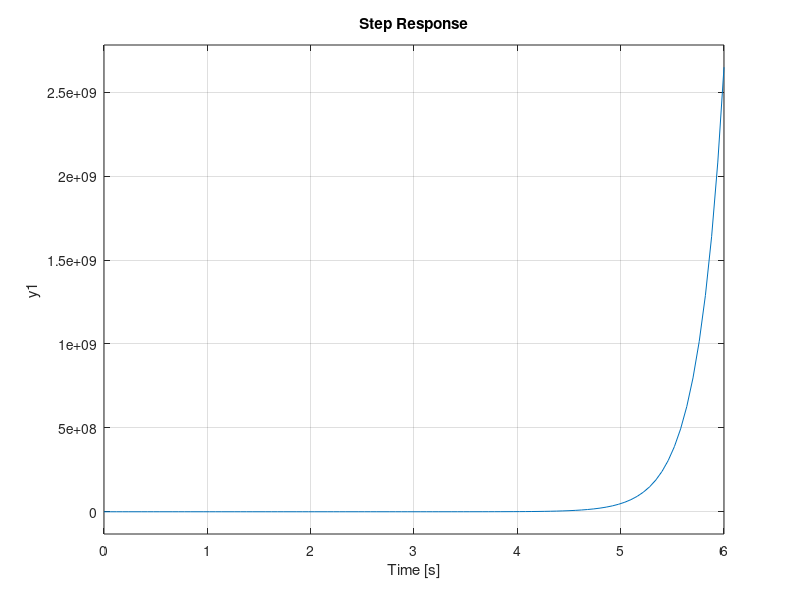
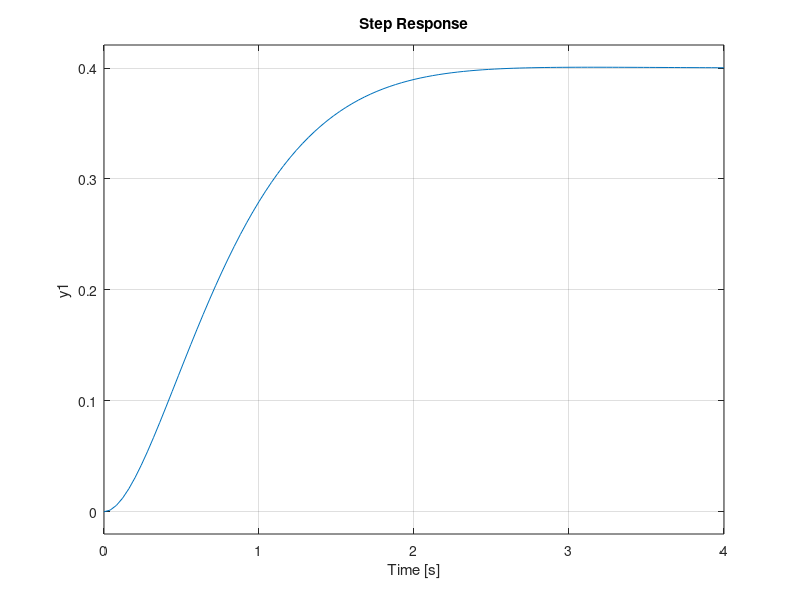

The MATLAB source for these figures, in order:
% % Zad. 1. Test obiektu.
close all; clear all; clc;

% Definicja obiektu
A = [0 1; 4 3];
B = [0; 2];
C = [1 0];
D = 0;

% Sprawdzenie stabilnosci
eig(A)
% Zad1.1 moj koment: nie jest stabilny(zmiana znaku -1 -> 4 na podstawie Rootha)

% Zad1.2 moj koment: policzyć te k co na początku instrukcji są i sprawdzić czy jest taka możliwość 

% Sprzezenie od stanu
s = [-2-i, -2+i]
k = -place(A, B, s)


ob = ss(A, B, C, D);
figure; step(ob);
A1 = A+B*k
xxxx = eig(A1)
figure; step(ss(A1, B, C, D));
% moj koment: udało się ustabilizować(widoczne na wykresie 2). Poprzednio
% na wykresie pierwszym to jest układ przed stabilizacją